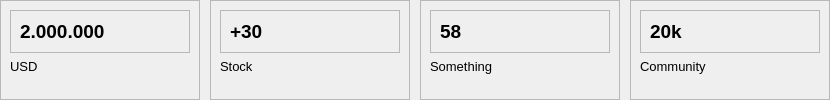
        <widget class="QWidget" name="cardsFrame" native="true">
         <layout class="QHBoxLayout" name="horizontalLayout_7">
          <property name="spacing">
           <number>10</number>
          </property>
          <property name="leftMargin">
           <number>0</number>
          </property>
          <property name="topMargin">
           <number>0</number>
          </property>
          <property name="rightMargin">
           <number>0</number>
          </property>
          <property name="bottomMargin">
           <number>0</number>
          </property>
          <item>
           <widget class="QFrame" name="card1">
            <property name="minimumSize">
             <size>
              <width>200</width>
              <height>0</height>
             </size>
            </property>
            <property name="frameShape">
             <enum>QFrame::StyledPanel</enum>
            </property>
            <property name="frameShadow">
             <enum>QFrame::Raised</enum>
            </property>
            <layout class="QVBoxLayout" name="verticalLayout_2">
             <item alignment="Qt::AlignTop">
              <widget class="QFrame" name="frame_2">
               <property name="frameShape">
                <enum>QFrame::StyledPanel</enum>
               </property>
               <property name="frameShadow">
                <enum>QFrame::Raised</enum>
               </property>
               <layout class="QHBoxLayout" name="horizontalLayout_9">
                <item>
                 <widget class="QLabel" name="label_4">
                  <property name="font">
                   <font>
                    <pointsize>14</pointsize>
                    <weight>75</weight>
                    <bold>true</bold>
                   </font>
                  </property>
                  <property name="text">
                   <string>2.000.000</string>
                  </property>
                 </widget>
                </item>
                <item>
                 <widget class="QLabel" name="label_6">
                  <property name="maximumSize">
                   <size>
                    <width>40</width>
                    <height>40</height>
                   </size>
                  </property>
                  <property name="text">
                   <string/>
                  </property>
                  <property name="pixmap">
                   <pixmap resource="resources.qrc">:/blueIcons/assets/icons/blue/shopping-cart.svg</pixmap>
                  </property>
                  <property name="scaledContents">
                   <bool>true</bool>
                  </property>
                 </widget>
                </item>
               </layout>
              </widget>
             </item>
             <item alignment="Qt::AlignTop">
              <widget class="QLabel" name="label_5">
               <property name="font">
                <font>
                 <pointsize>10</pointsize>
                </font>
               </property>
               <property name="text">
                <string>USD</string>
               </property>
              </widget>
             </item>
            </layout>
           </widget>
          </item>
          <item>
           <widget class="QFrame" name="card4">
            <property name="minimumSize">
             <size>
              <width>200</width>
              <height>0</height>
             </size>
            </property>
            <property name="frameShape">
             <enum>QFrame::StyledPanel</enum>
            </property>
            <property name="frameShadow">
             <enum>QFrame::Raised</enum>
            </property>
            <layout class="QVBoxLayout" name="verticalLayout_5">
             <item alignment="Qt::AlignTop">
              <widget class="QFrame" name="frame_5">
               <property name="frameShape">
                <enum>QFrame::StyledPanel</enum>
               </property>
               <property name="frameShadow">
                <enum>QFrame::Raised</enum>
               </property>
               <layout class="QHBoxLayout" name="horizontalLayout_12">
                <item>
                 <widget class="QLabel" name="label_14">
                  <property name="font">
                   <font>
                    <pointsize>14</pointsize>
                    <weight>75</weight>
                    <bold>true</bold>
                   </font>
                  </property>
                  <property name="text">
                   <string>+30</string>
                  </property>
                 </widget>
                </item>
                <item>
                 <widget class="QLabel" name="label_15">
                  <property name="maximumSize">
                   <size>
                    <width>40</width>
                    <height>40</height>
                   </size>
                  </property>
                  <property name="text">
                   <string/>
                  </property>
                  <property name="pixmap">
                   <pixmap resource="resources.qrc">:/blueIcons/assets/icons/blue/credit-card.svg</pixmap>
                  </property>
                  <property name="scaledContents">
                   <bool>true</bool>
                  </property>
                 </widget>
                </item>
               </layout>
              </widget>
             </item>
             <item alignment="Qt::AlignTop">
              <widget class="QLabel" name="label_13">
               <property name="font">
                <font>
                 <pointsize>10</pointsize>
                </font>
               </property>
               <property name="text">
                <string>Stock</string>
               </property>
              </widget>
             </item>
            </layout>
           </widget>
          </item>
          <item>
           <widget class="QFrame" name="card2">
            <property name="minimumSize">
             <size>
              <width>200</width>
              <height>0</height>
             </size>
            </property>
            <property name="frameShape">
             <enum>QFrame::StyledPanel</enum>
            </property>
            <property name="frameShadow">
             <enum>QFrame::Raised</enum>
            </property>
            <layout class="QVBoxLayout" name="verticalLayout_3">
             <item alignment="Qt::AlignTop">
              <widget class="QFrame" name="frame_3">
               <property name="frameShape">
                <enum>QFrame::StyledPanel</enum>
               </property>
               <property name="frameShadow">
                <enum>QFrame::Raised</enum>
               </property>
               <layout class="QHBoxLayout" name="horizontalLayout_10">
                <item>
                 <widget class="QLabel" name="label_8">
                  <property name="font">
                   <font>
                    <pointsize>14</pointsize>
                    <weight>75</weight>
                    <bold>true</bold>
                   </font>
                  </property>
                  <property name="text">
                   <string>58</string>
                  </property>
                 </widget>
                </item>
                <item>
                 <widget class="QLabel" name="label_9">
                  <property name="maximumSize">
                   <size>
                    <width>40</width>
                    <height>40</height>
                   </size>
                  </property>
                  <property name="text">
                   <string/>
                  </property>
                  <property name="pixmap">
                   <pixmap resource="resources.qrc">:/blueIcons/assets/icons/blue/align-right.svg</pixmap>
                  </property>
                  <property name="scaledContents">
                   <bool>true</bool>
                  </property>
                 </widget>
                </item>
               </layout>
              </widget>
             </item>
             <item alignment="Qt::AlignTop">
              <widget class="QLabel" name="label_7">
               <property name="font">
                <font>
                 <pointsize>10</pointsize>
                </font>
               </property>
               <property name="text">
                <string>Something</string>
               </property>
              </widget>
             </item>
            </layout>
           </widget>
          </item>
          <item>
           <widget class="QFrame" name="card3">
            <property name="minimumSize">
             <size>
              <width>200</width>
              <height>0</height>
             </size>
            </property>
            <property name="frameShape">
             <enum>QFrame::StyledPanel</enum>
            </property>
            <property name="frameShadow">
             <enum>QFrame::Raised</enum>
            </property>
            <layout class="QVBoxLayout" name="verticalLayout_4">
             <item alignment="Qt::AlignTop">
              <widget class="QFrame" name="frame_4">
               <property name="frameShape">
                <enum>QFrame::StyledPanel</enum>
               </property>
               <property name="frameShadow">
                <enum>QFrame::Raised</enum>
               </property>
               <layout class="QHBoxLayout" name="horizontalLayout_11">
                <item>
                 <widget class="QLabel" name="label_11">
                  <property name="font">
                   <font>
                    <pointsize>14</pointsize>
                    <weight>75</weight>
                    <bold>true</bold>
                   </font>
                  </property>
                  <property name="text">
                   <string>20k</string>
                  </property>
                 </widget>
                </item>
                <item>
                 <widget class="QLabel" name="label_12">
                  <property name="maximumSize">
                   <size>
                    <width>40</width>
                    <height>40</height>
                   </size>
                  </property>
                  <property name="text">
                   <string/>
                  </property>
                  <property name="pixmap">
                   <pixmap resource="resources.qrc">:/blueIcons/assets/icons/blue/users.svg</pixmap>
                  </property>
                  <property name="scaledContents">
                   <bool>true</bool>
                  </property>
                 </widget>
                </item>
               </layout>
              </widget>
             </item>
             <item alignment="Qt::AlignTop">
              <widget class="QLabel" name="label_10">
               <property name="font">
                <font>
                 <pointsize>10</pointsize>
                </font>
               </property>
               <property name="text">
                <string>Community</string>
               </property>
              </widget>
             </item>
            </layout>
           </widget>
          </item>
         </layout>
        </widget>
